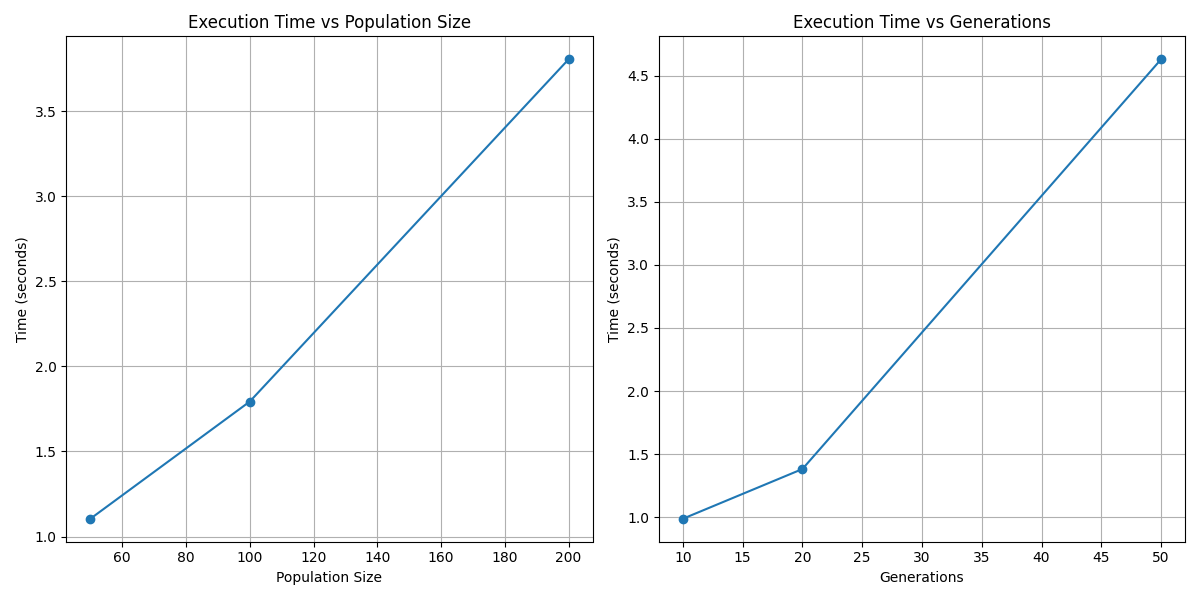

Generate this figure with Python:
"""
Benchmarking module for genetic programming performance comparison.
"""

import time
import pandas as pd
import matplotlib.pyplot as plt
import sys
import os
from sklearn.model_selection import train_test_split

# Add parent directory to path for imports
sys.path.append(os.path.dirname(os.path.dirname(os.path.abspath(__file__))))

# Import your existing modules with the appropriate paths
from parse_tree import ParseTree, TerminalGenerationRules, FunctionNode, TerminalNode
from genetic_programming import IrisGP


def run_benchmarks():
    """Run performance benchmarks for Python GP implementation"""
    print("Running Python GP benchmarks...\n")

    # Load iris dataset
    iris = pd.read_csv("../data/Iris.csv")
    train_df, test_df = train_test_split(iris, test_size=0.3, random_state=3)

    # Configuration for benchmarks
    population_sizes = [50, 100, 200]
    generation_counts = [10, 20, 50]

    results = []

    # Default values for GP
    FUNCTION_SET = ["+", "-", "*", "/"]
    TERMINAL_RULES = TerminalGenerationRules(
        ["SepalLengthCm", "SepalWidthCm", "PetalLengthCm", "PetalWidthCm"],
        (-10, 10),
        ints_only=False,
        no_random_constants=False,
    )
    MAX_DEPTH = 4
    TERMINAL_PROBABILITY = 0.2
    gp = IrisGP(
        FUNCTION_SET,
        TERMINAL_RULES,
        MAX_DEPTH,
        TERMINAL_PROBABILITY,
    )

    POPULATION_SIZE = 100
    GENERATIONS = 20
    MUTATION_RATE = 0.1
    CROSSOVER_RATE = 0.9
    CHAMPION_SURVIVAL_PERCENTAGE = 0.1

    # Run benchmarks with varying population size (smaller for faster testing)
    print("\nBenchmarking with varying population size...")
    for pop_size in population_sizes:
        start_time = time.time()
        best, _, _ = gp.solve(
            pop_size,
            GENERATIONS,
            CROSSOVER_RATE,
            MUTATION_RATE,
            CHAMPION_SURVIVAL_PERCENTAGE,
            train_df,
        )
        end_time = time.time()
        total_time = end_time - start_time
        accuracy = IrisGP.evaluate_fitness(best, test_df) / len(test_df)
        results.append(
            {
                "parameter": "Population Size",
                "value": pop_size,
                "time": total_time,
                "accuracy": accuracy,
            }
        )

        print(
            f"Population size {pop_size}: {total_time:.2f} seconds, Accuracy: {accuracy:.4f}"
        )

    # Run benchmarks with varying generations (smaller for faster testing)
    print("\nBenchmarking with varying generation count...")
    for gen_count in generation_counts:
        start_time = time.time()
        best, _, _ = gp.solve(
            POPULATION_SIZE,
            gen_count,
            CROSSOVER_RATE,
            MUTATION_RATE,
            CHAMPION_SURVIVAL_PERCENTAGE,
            train_df,
        )
        end_time = time.time()
        total_time = end_time - start_time
        accuracy = IrisGP.evaluate_fitness(best, test_df) / len(test_df)

        results.append(
            {
                "parameter": "Generations",
                "value": gen_count,
                "time": total_time,
                "accuracy": accuracy,
            }
        )

        print(
            f"Generation count {gen_count}: {total_time:.2f} seconds, Accuracy: {accuracy:.4f}"
        )

    # Save results to CSV
    try:
        results_df = pd.DataFrame(results)
        results_df.to_csv("../data/python_gp_benchmarks.csv", index=False)

        # Ensure output directory exists
        os.makedirs("../docs/img", exist_ok=True)

        # Get filtered data
        pop_results = results_df[results_df["parameter"] == "Population Size"]
        gen_results = results_df[results_df["parameter"] == "Generations"]

        # Plot runtime results
        plt.figure(figsize=(12, 6))

        # Plot population size benchmarks
        plt.subplot(1, 2, 1)
        plt.plot(
            pop_results["value"],
            pop_results["time"],
            "o-",
            color="#306998",
            label="Execution Time",
        )
        plt.xlabel("Population Size")
        plt.ylabel("Time (seconds)")
        plt.title("Execution Time vs Population Size")
        plt.grid(True)

        # Plot generation benchmarks
        plt.subplot(1, 2, 2)
        plt.plot(
            gen_results["value"],
            gen_results["time"],
            "o-",
            color="#306998",
            label="Execution Time",
        )
        plt.xlabel("Generations")
        plt.ylabel("Time (seconds)")
        plt.title("Execution Time vs Generations")
        plt.grid(True)

        plt.suptitle("Python Genetic Programming: Runtime Performance", fontsize=14)
        plt.tight_layout()
        plt.savefig("../docs/img/python_benchmarks.png")
        plt.close()

        # Plot accuracy results
        plt.figure(figsize=(12, 6))

        # Plot population size vs accuracy
        plt.subplot(1, 2, 1)
        plt.plot(
            pop_results["value"],
            pop_results["accuracy"],
            "o-",
            color="#306998",
            label="Accuracy",
        )
        plt.xlabel("Population Size")
        plt.ylabel("Accuracy")
        plt.title("Accuracy vs Population Size")
        plt.grid(True)

        # Plot generations vs accuracy
        plt.subplot(1, 2, 2)
        plt.plot(
            gen_results["value"],
            gen_results["accuracy"],
            "o-",
            color="#306998",
            label="Accuracy",
        )
        plt.xlabel("Generations")
        plt.ylabel("Accuracy")
        plt.title("Accuracy vs Generations")
        plt.grid(True)

        plt.suptitle("Python Genetic Programming: Classification Accuracy", fontsize=14)
        plt.tight_layout()
        plt.savefig("../docs/img/python_accuracy.png")
        plt.close()

    except Exception as e:
        print(f"Error creating plots: {str(e)}")

    return results


if __name__ == "__main__":
    benchmark_results = run_benchmarks()
    if benchmark_results is not None:
        print("\nBenchmark results saved to '../data/python_gp_benchmarks.csv'")
        print("Benchmark plots saved to:")
        print("- '../docs/img/python_benchmarks.png' (Runtime)")
        print("- '../docs/img/python_accuracy.png' (Accuracy)")
